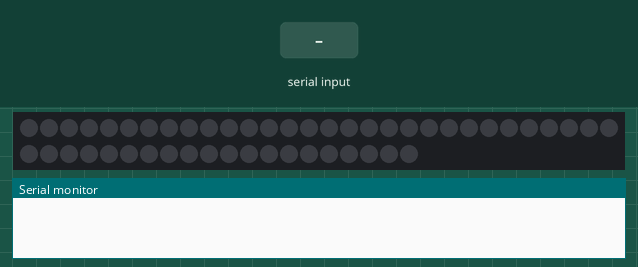
Bench run of a sketch on a simulated Arduino Nano, built with avr-gcc and run on an emulated ATmega328P. Parts: 50 RGB LEDs in strip order, left to right, continuing on the next row, the last lines printed to the serial monitor. The test bench sets the inputs (shaded band). Dim RGB values are drawn brighter than linear; colours are those a GRB WS2812 strip shows for the declared byte order.

Above: at 1.2 s.
1.3 s: "blue" received over Serial
At 3.1 s:
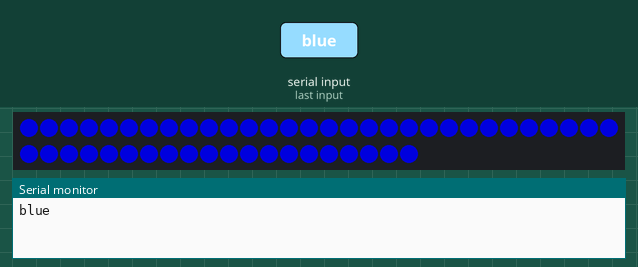
3.9 s: "green" received over Serial
At 6.2 s:
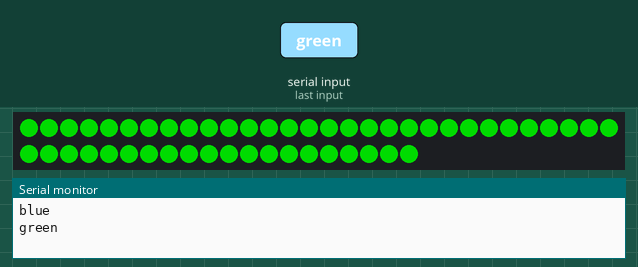
6.5 s: "red" received over Serial
At 8.3 s:
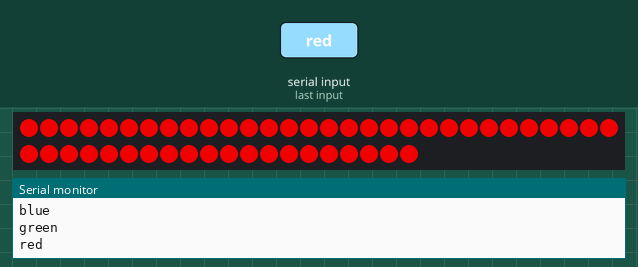
9.1 s: "white" received over Serial
At 11.4 s:
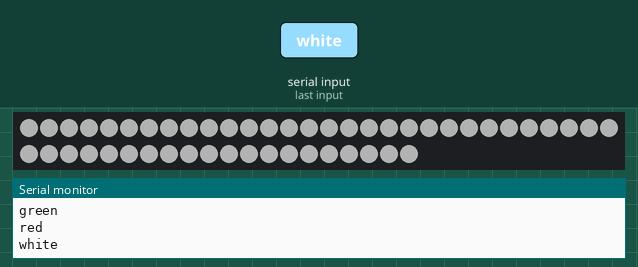
11.7 s: "purple" received over Serial
At 13.6 s:
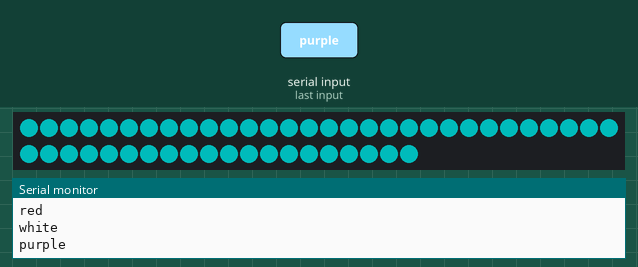
14.3 s: "pink" received over Serial
Timing chart, 0 to 17.3 s (numbered marks = the images above; inputs shaded):
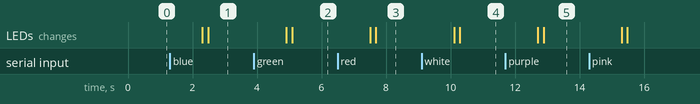

Measured:
- after the input at 1.3 s, the LEDs: first change after 1.0 s (image 1 shows a later state)
- after the input at 3.9 s, the LEDs: first change after 1.0 s (image 2 shows a later state)
- after the input at 6.5 s, the LEDs: first change after 1.0 s (image 3 shows a later state)
- after the input at 9.1 s, the LEDs: first change after 1.0 s (image 4 shows a later state)
- after the input at 11.7 s, the LEDs: first change after 1.0 s (image 5 shows a later state)

The sketch:

LED4.ino
```cpp
#include <FastLED.h>
#define LED_PIN 2 //specify data pin on the board - D2
#define NUM_LEDS 50 //specify number of LED

CRGB leds[NUM_LEDS];
int pass = 0;
void setup() {
  FastLED.addLeds<WS2812, LED_PIN, RGB>(leds, NUM_LEDS);
  FastLED.setMaxPowerInVoltsAndMilliamps(5,500);
  FastLED.clear();
  FastLED.show();
  Serial.begin(9600);
  int r = 0;
  int g = 0;
  int b = 0;

}

void loop() {
   String incoming = Serial.readString();
   Serial.println(incoming);

   if(incoming == "blue"){
      for(int j=0; j<NUM_LEDS; j++){
        leds[j] = CRGB(0,0,255);
        FastLED.show();
        delay(1.5);
      }
      pass = 0;
   }

   if(incoming == "green"){
      for(int j=0; j<NUM_LEDS; j++){
        leds[j] = CRGB(255,0,0);
        FastLED.show();
        delay(1.5);
      }
      pass = 0;
   }

   if(incoming == "red"){
      for(int j=0; j<NUM_LEDS; j++){
        leds[j] = CRGB(0,255,0);
        FastLED.show();
        delay(1.5);
      }
      pass = 0;
   }

   if(incoming == "off"){
      for(int j=0; j<NUM_LEDS; j++){
        leds[j] = CRGB(0,0,0);
        FastLED.show();
        delay(1.5);
      }
      pass = 0;
   }

   if(incoming == "white"){
      for(int j=0; j<NUM_LEDS; j++){
        leds[j] = CRGB(255,255,255);
        FastLED.show();
        delay(1.5);
      }
      pass = 0;
   }

   if(incoming == "purple"){
      for(int j=0; j<NUM_LEDS; j++){
        leds[j] = CRGB::Purple;
        FastLED.show();
        delay(1.5);
      }
      pass = 0;
   }

   if(incoming == "pink"){
      for(int j=0; j<NUM_LEDS; j++){
        leds[j] = CRGB::DeepPink;
        FastLED.show();
        delay(1.5);
      }
      pass = 0;
   }

   if(incoming == "yellow"){
      for(int j=0; j<NUM_LEDS; j++){
        leds[j] = CRGB::Yellow;
        FastLED.show();
        delay(1.5);
      }
      pass = 0;
   }

   if(incoming == "orange"){
      for(int j=0; j<NUM_LEDS; j++){
        leds[j] = CRGB::Orange;
        FastLED.show();
        delay(1.5);
      }
      pass = 0;
   }

   if(incoming == "rainbow"){
      rainbow_wave(1000, 10);                                      // Speed, delta hue values.
      FastLED.show();
      pass = 0;
   }

   if(incoming == "whiteflow" && pass == 0){
      light_flowing();
      FastLED.show();
      pass = 1;
   }
   if(incoming == "" && pass == 1){
      light_flowing();
      FastLED.show();
   }
}


void rainbow_wave(uint8_t thisSpeed, uint8_t deltaHue) {     // The fill_rainbow call doesn't support brightness levels.

// uint8_t thisHue = beatsin8(thisSpeed,0,255);                // A simple rainbow wave.
 uint8_t thisHue = beat8(thisSpeed,255);                     // A simple rainbow march.

 fill_rainbow(leds, NUM_LEDS, thisHue, deltaHue);            // Use FastLED's fill_rainbow routine.

} // rainbow_wave()

void light_flowing(){
   // Move a single white led
    for(int whiteLed = 0; whiteLed < NUM_LEDS; whiteLed = whiteLed + 1) {
      // Turn our current led on to white, then show the leds
      leds[whiteLed] = CRGB::White;

      // Show the leds (only one of which is set to white, from above)
      FastLED.show();

      // Wait a little bit
      delay(30);

      // Turn our current led back to black for the next loop around
      leds[whiteLed] = CRGB::Black;
   }
}
```
